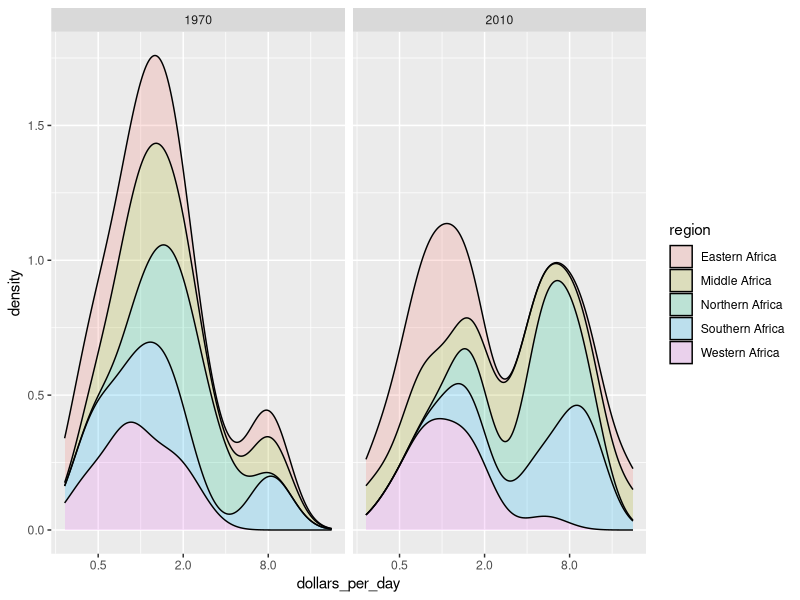

Here is the R script that generated this plot:
## Cargamos las librerías y seleccionamos los datos
library(dplyr)
library(ggplot2)
library(dslabs)
data(gapminder)

## Creamos el nuevo dataset
daydollars <- gapminder %>%
            mutate(dollars_per_day = gdp / population / 365) %>%
                filter(year %in% c(1970, 2010) &
                    continent == "Africa" & !is.na(gdp))

## Gráfico de densidad suave por region
daydollars %>%
    ggplot(aes(dollars_per_day, fill = region)) +
    geom_density(alpha = 0.2, bw = 0.5, position = "stack") +
    scale_x_continuous(trans = "log2") +
    facet_grid(. ~ year)
